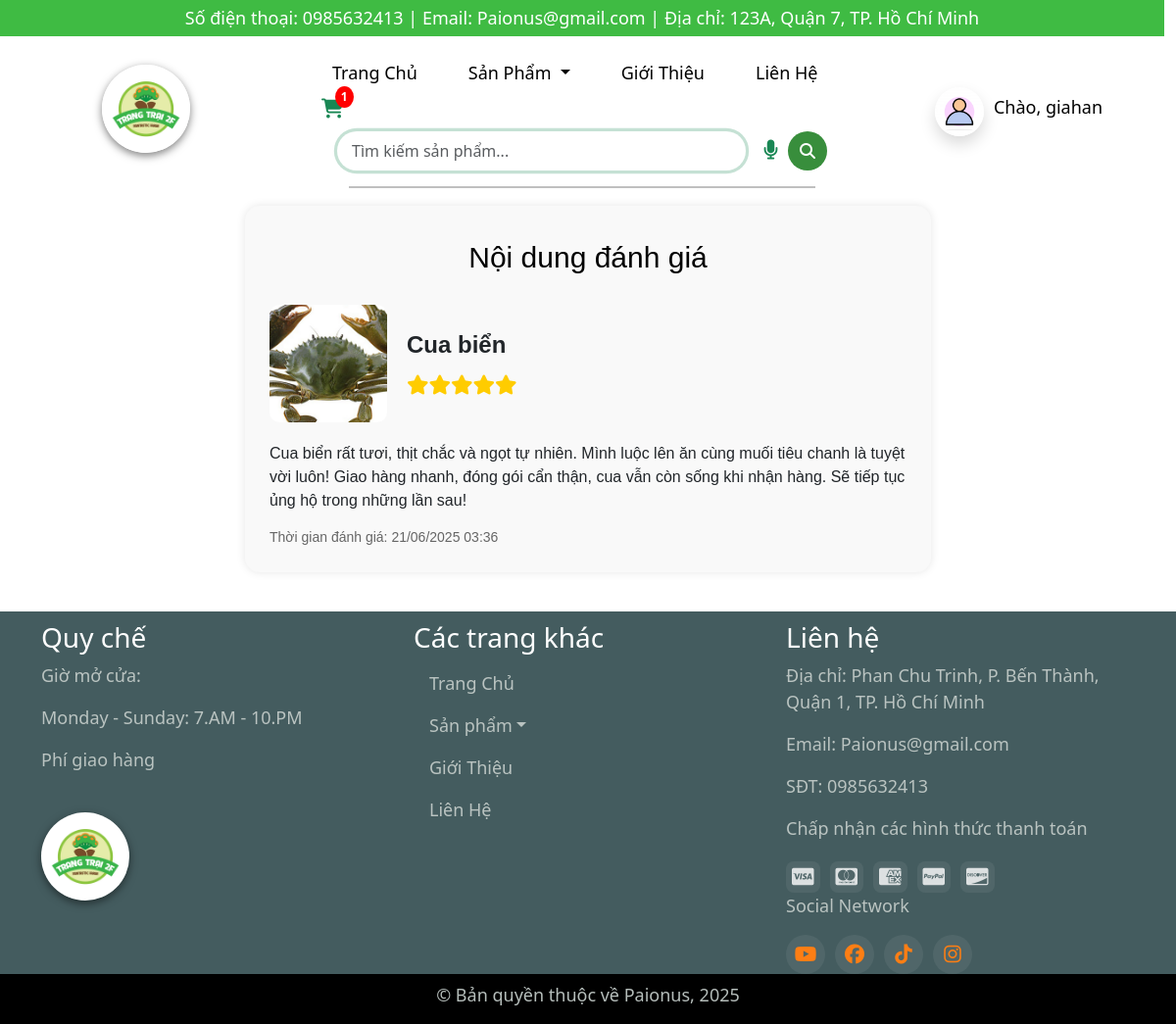
The page /index.php?act=chitiet-danhgia&id=13&idkh=1 (signed in) on the database its author committed.
### tables this page shows
CREATE TABLE `danhgia_sanpham` (
  `DGSP_ID` int(11) NOT NULL,
  `DH_MADH` int(11) NOT NULL,
  `SP_MASP` int(11) NOT NULL,
  `DGSP_NOIDUNG` mediumtext NOT NULL,
  `DGSP_SOSAO` int(11) NOT NULL,
  `DGSP_NGAYDANHGIA` datetime NOT NULL DEFAULT current_timestamp(),
  `DGSP_TRANGTHAI` varchar(15) DEFAULT NULL
);

CREATE TABLE `san_pham` (
  `SP_MASP` int(11) NOT NULL,
  `SP_TENSP` varchar(30) NOT NULL,
  `SP_HINH` varchar(50) NOT NULL,
  `SP_SLTON` int(11) NOT NULL,
  `SP_MOTA` text NOT NULL,
  `SP_TRANGTHAI` varchar(30) NOT NULL,
  `SP_LUOTXEM` int(11) NOT NULL,
  `SP_PHATHANH` date NOT NULL,
  `DM_MADM` int(11) DEFAULT NULL,
  `SP_DONVI` varchar(15) DEFAULT NULL
);

### model/customer.php (called while the page is built, shortened)
<?php
function get_review_iddg($iddg){
    $conn = ketnoidb();
    $sql = "SELECT dg.*, sp.SP_TENSP, sp.SP_HINH
            FROM don_hang dh, danhgia_sanpham dg, san_pham sp
            WHERE dg.SP_MASP = sp.SP_MASP AND dh.DH_MADH = dg.DH_MADH
            AND dg.DGSP_ID = :iddg";
    $stmt = $conn->prepare($sql);
    $stmt->bindParam(':iddg', $iddg);
    $stmt->execute();
    $result = $stmt->fetch(PDO::FETCH_ASSOC);
    return $result;
}
?>

### view/chitiet_danhgia.php (the view, shortened to what this page needs)
<!DOCTYPE html>
<html lang="en">
<head>
</head>
<body>
    <main>
         <div class="review-container">
            <h3 class="page-title">Nội dung đánh giá</h3>
        <div class="review-header">
            <img src="images/<?= htmlspecialchars($review['SP_HINH']) ?>" alt="<?= htmlspecialchars($review['SP_TENSP']) ?>">
            <div>
                <div class="product-name"><?= htmlspecialchars($review['SP_TENSP']) ?></div>
                <div class="review-stars">
                    <?php
                        $stars = (int)$review['DGSP_SOSAO'];
                        for ($i = 1; $i <= 5; $i++) {
                            echo $i <= $stars ? '<i class="fas fa-star"></i>' : '<i class="far fa-star"></i>';
                        }
                    ?>
                </div>
            </div>
        </div>
        <div class="review-content">
            <?= nl2br(htmlspecialchars($review['DGSP_NOIDUNG'])) ?>
        </div>
        <div class="review-time">
            Thời gian đánh giá: <?= date('d/m/Y H:i', strtotime($review['DGSP_NGAYDANHGIA'])) ?>
        </div>
    </div>
</main>
</body>
</html>

### view/header.php (style rules this page uses)
* { margin: 0; padding: 0; box-sizing: border-box; }
html, body { height: 100%; margin: 0; min-height: 100vh; overflow-y: auto; overflow-x: hidden; }

### view/chitiet_danhgia.php (style rules this page uses)
.review-container { max-width: 700px; margin: 40px auto; padding: 25px; background: #f9f9f9; border-radius: 15px; box-shadow: 0 0 10px rgba(0,0,0,0.1); font-family: Arial, sans-serif; }
.review-header { display: flex; align-items: center; }
.review-header img { width: 120px; height: 120px; object-fit: cover; border-radius: 10px; margin-right: 20px; }
.product-name { font-size: 1.5rem; font-weight: bold; }
.review-stars { color: #ffcc00; font-size: 20px; margin-top: 8px; }
.review-content { margin-top: 20px; font-size: 16px; }
.review-time { margin-top: 15px; font-size: 14px; color: #666; }
main { margin-top: 170px; }
.page-title { font-size: 30px; text-align: center; margin: 10px 0 30px; color: #000; }

### view/footer.php (style rules this page uses)
h3 { color: #fff; margin-top: 10px; }

### rows shown on the page
danhgia_sanpham: san_pham.SP_HINH (picture), san_pham.SP_TENSP "Cua biển", DGSP_SOSAO 5 (drawn), DGSP_NOIDUNG "Cua biển rất tươi, thịt chắc và ngọt tự nhiên. Mình luộc lên ăn cùng muối tiêu chanh là tuyệt vời luôn! Giao hàng nhanh, đóng gói cẩn thận, cua vẫn còn sống khi nhận hàng. Sẽ tiếp tục ủng hộ trong những lần sau!", DGSP_NGAYDANHGIA "21/06/2025 03:36"

### other values the page prints
$_SESSION['slsp'] "1"
$_SESSION['username'] "giahan"
